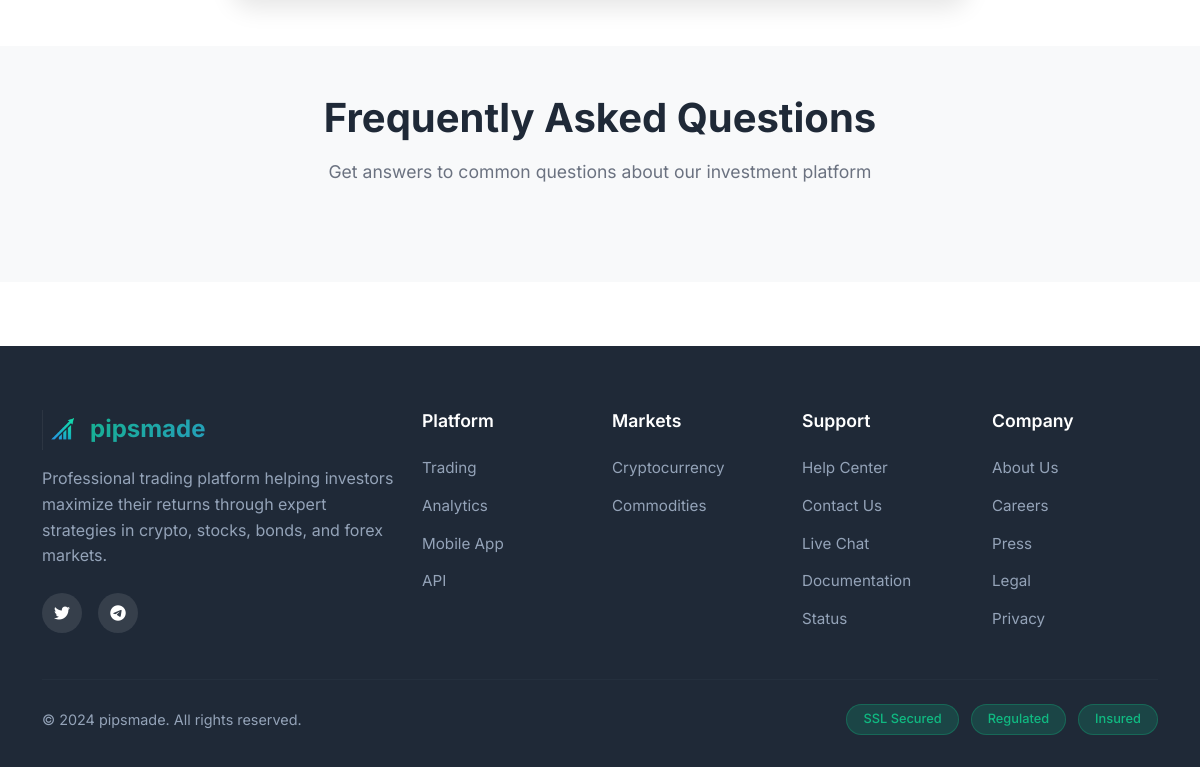
The app's page / (lower part), older data.
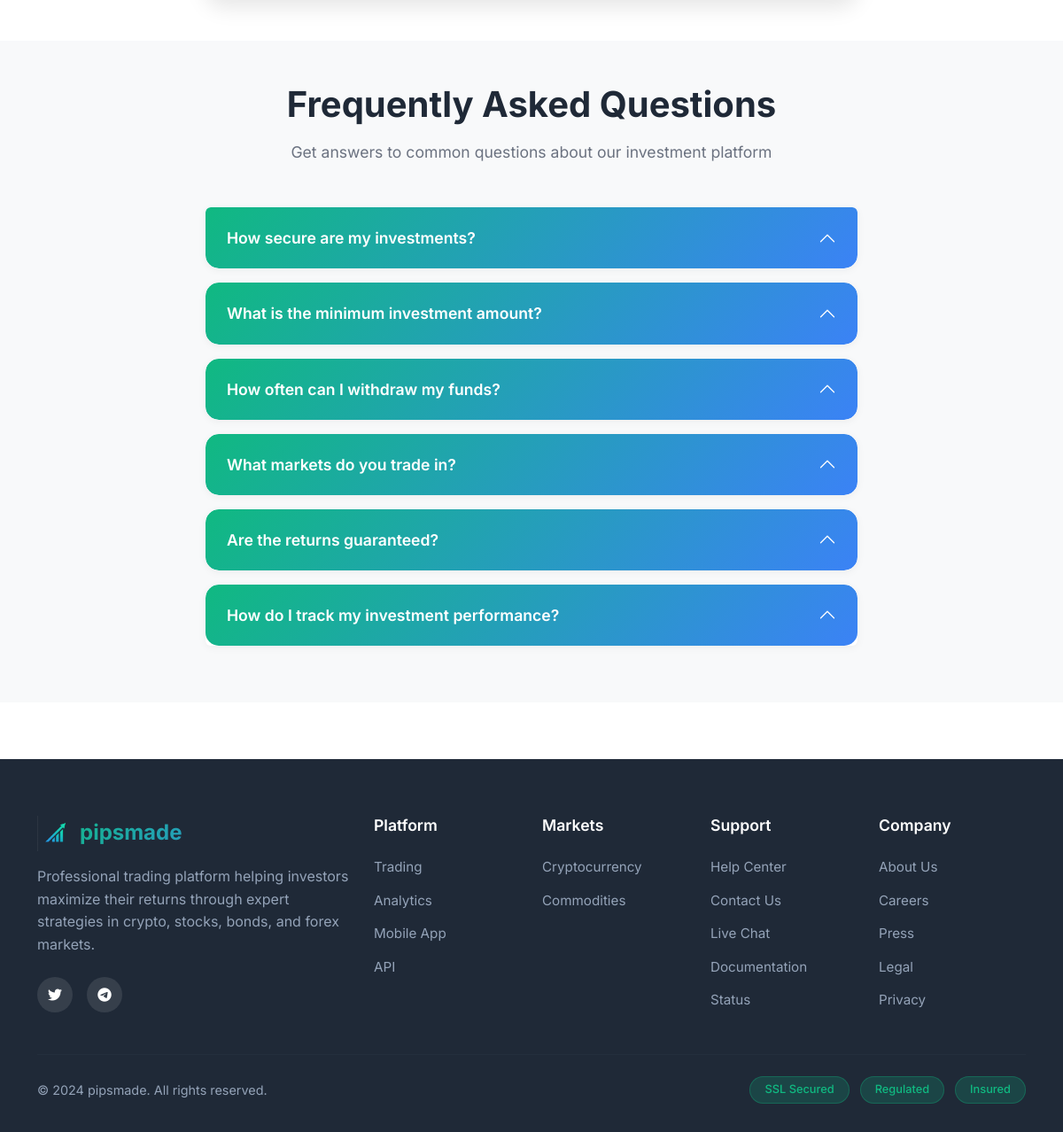
The same page, newer data.
### faq/models.py (models this page shows, shortened)
class FAQ(models.Model):
    category = models.ForeignKey(FAQCategory, on_delete=models.CASCADE, related_name='faqs')
    question = models.CharField(max_length=500)
    answer = models.TextField()
    order = models.PositiveIntegerField(default=0)
    is_active = models.BooleanField(default=True)
    is_featured = models.BooleanField(default=False, help_text="Featured FAQs appear first")
    created_at = models.DateTimeField(auto_now_add=True)
    updated_at = models.DateTimeField(auto_now=True)
    class Meta:
        ordering = ['-is_featured', 'order', 'question']
        verbose_name = 'FAQ'
        verbose_name_plural = 'FAQs'

### pipsmade/views.py (the view, shortened to what this page needs)
# urls.py: path('', HomeView.as_view(), name='home'),
class HomeView(TemplateView):
    template_name = 'index.html'
    def get_context_data(self, **kwargs):
        context = super().get_context_data(**kwargs)
        context['page_title'] = 'Home - Professional Investment Platform'
        try:
            investment_plans = InvestmentPlan.objects.filter(is_active=True).order_by('min_investment')[:6]
            context['investment_plans'] = investment_plans
            if investment_plans.exists():
                context['pricing_stats'] = {
                    'total_plans': investment_plans.count(),
                    'min_roi': investment_plans.aggregate(Min('min_roi_percentage'))['min_roi_percentage__min'] or 0,
                    'max_roi': investment_plans.aggregate(Max('max_roi_percentage'))['max_roi_percentage__max'] or 0,
                }
                logger.info(f"Loaded {context['pricing_stats']['total_plans']} investment plans for homepage")
            try:
                from faq.models import FAQCategory
                platform_category = FAQCategory.objects.get(name='Platform & Security', is_active=True)
                context['faqs'] = platform_category.faqs.filter(is_active=True)[:6]
                logger.info(f"Loaded {len(context['faqs'])} FAQs for homepage")
            except Exception as e:
                logger.warning(f"Could not load FAQs for homepage: {str(e)}")
                context['faqs'] = []
        except Exception as e:
            logger.error(f"Error loading investment plans for homepage: {str(e)}")
            context['investment_plans'] = []
            context['pricing_stats'] = {
                'total_plans': 0,
                'min_roi': 0,
                'max_roi': 0,
            }
            context['faqs'] = []
        return context

### crypto_news/templatetags/crypto_news_tags.py (called while the page is built)
@register.simple_tag
def get_latest_crypto_news(limit=3):
    return CryptoNews.objects.filter(
        is_active=True
    ).order_by('-published_at', '-priority')[:limit]

### templates/index.html (shortened to what this page needs)
{% extends "base.html" %}
{% load static %}
{% load faq_tags %}
{% load crypto_news_tags %}
{% block content %}
                            {% get_latest_crypto_news 3 as latest_news %}
    <section id="calculator" class="py-5">
    </section>
    <section id="faq" class="py-5 bg-light">
        <div class="container">
            <div class="row">
                <div class="col-lg-8 mx-auto text-center mb-5">
                    <h2 class="section-title">Frequently Asked Questions</h2>
                    <p class="section-subtitle">
                        Get answers to common questions about our investment platform
                    </p>
                </div>
            </div>
            <div class="row justify-content-center">
                <div class="col-lg-8">
                    <div class="accordion" id="faqAccordion">
                        {% for faq in faqs %}
                        <div class="accordion-item">
                            <h2 class="accordion-header" id="faq{{ forloop.counter }}">
                                <button class="accordion-button" type="button" data-bs-toggle="collapse" data-bs-target="#collapse{{ forloop.counter }}">
                                    {{ faq.question }}
                                </button>
                            </h2>
                        </div>
                        {% endfor %}
                    </div>
                </div>
            </div>
        </div>
    </section>
{% endblock content %}

Row changes from the older to the newer data that the page shows:
added FAQ: question "How secure are my investments?"
added FAQ: question "What is the minimum investment amount?"
added FAQ: question "How often can I withdraw my funds?"
added FAQ: question "What markets do you trade in?"
added FAQ: question "Are the returns guaranteed?"
added FAQ: question "How do I track my investment performance?"
